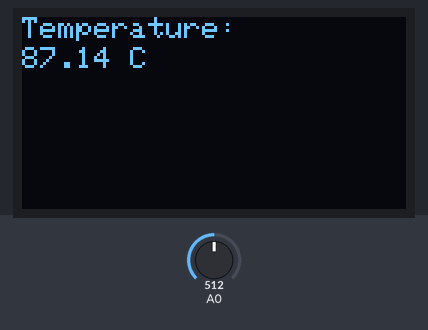
Bench run of a sketch on a simulated Arduino Uno, built with avr-gcc and run on an emulated ATmega328P. On the bench: 128×64 one-colour display. The test bench sets the inputs (shaded band); at power-on: A0 = 512. The display library's start-up logo is not drawn; what the sketch prints to the serial monitor is not drawn.

Above: at 3.2 s.
3.3 s: A0 set to 716
At 5.3 s:
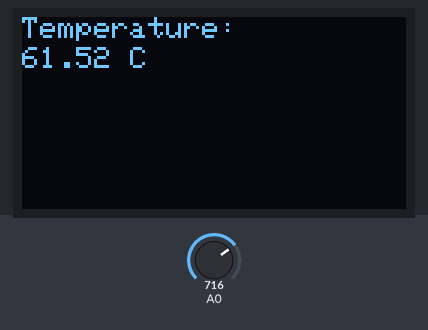
5.6 s: A0 set to 900
At 6.7 s:
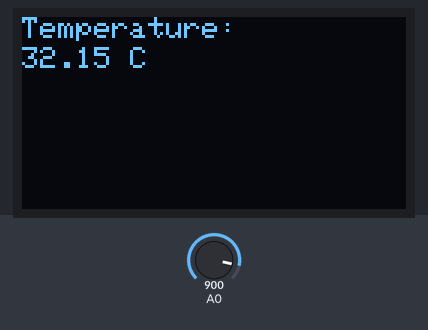
7.7 s: A0 set to 1023
At 9.2 s:
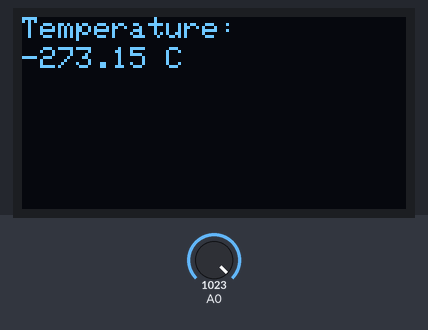
Timing chart, 0 to 10.7 s (numbered marks = the images above; inputs shaded):
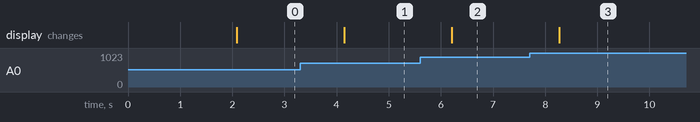

Measured:
- after the input at 3.3 s, the display: changes after 0.85 s (image 1)
- after the input at 5.6 s, the display: changes after 0.61 s (image 2)
- after the input at 7.7 s, the display: changes after 0.57 s (image 3)

The sketch:

Thermometer.ino
```cpp
#include <Wire.h>
#include <Adafruit_GFX.h>
#include <Adafruit_SSD1306.h>

#define RT0 10000   // 서미스터의 정격 저항 (25°C에서 10kΩ)
#define B 3977      // 서미스터의 B 계수 (K)
#define VCC 5.0     // 공급 전압 (V)
#define R 1000      // 시리즈 저항 (1kΩ)

#define SCREEN_WIDTH 128  // OLED 디스플레이 폭
#define SCREEN_HEIGHT 64  // OLED 디스플레이 높이
Adafruit_SSD1306 display(SCREEN_WIDTH, SCREEN_HEIGHT, &Wire, -1);

float RT, VR, ln, Temp, T0, Read;

void setup() {
  Serial.begin(9600);
  pinMode(A0, INPUT);
  T0 = 25 + 273.15;  // T0를 섭씨에서 켈빈으로 변환

  // OLED 초기화
  if (!display.begin(SSD1306_SWITCHCAPVCC, 0x3C)) {
    Serial.println(F("SSD1306 allocation failed"));
    for (;;);
  }
  display.display();
  delay(2000);
  display.clearDisplay();
}

void loop() {
  Read = analogRead(A0);  // 아날로그 값을 읽음
  float Vout = (5.0 / 1023.0) * Read;  // 전압으로 변환
  VR = VCC - Vout;
  RT = (Vout * R) / VR;  // 서미스터의 저항값 계산

  ln = log(RT / RT0);
  Temp = (1 / ((ln / B) + (1 / T0))); // 서미스터의 온도 계산

  Temp = Temp - 273.15;  // 켈빈을 섭씨로 변환

  // 시리얼 모니터에 출력
  Serial.print("Temperature: ");
  Serial.print(Temp);
  Serial.println(" C");

  // OLED 디스플레이에 출력
  display.clearDisplay();
  display.setTextSize(1);
  display.setTextColor(SSD1306_WHITE);
  display.setCursor(0, 0);
  display.print("Temperature:");
  display.setCursor(0, 10);
  display.print(Temp);
  display.print(" C");
  display.display();

  delay(1000);
}
```
